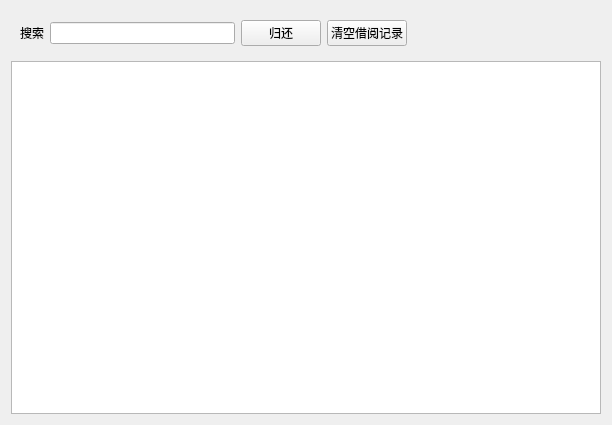
<?xml version="1.0" encoding="UTF-8"?>
<ui version="4.0">
 <class>Cell_Record</class>
 <widget class="QWidget" name="Cell_Record">
  <property name="geometry">
   <rect>
    <x>0</x>
    <y>0</y>
    <width>612</width>
    <height>425</height>
   </rect>
  </property>
  <property name="windowTitle">
   <string>Form</string>
  </property>
  <layout class="QGridLayout" name="gridLayout_2">
   <item row="1" column="0">
    <widget class="QTableView" name="tableView"/>
   </item>
   <item row="0" column="0">
    <widget class="QWidget" name="widget" native="true">
     <layout class="QGridLayout" name="gridLayout">
      <item row="0" column="3">
       <widget class="QPushButton" name="btn_clear">
        <property name="text">
         <string>清空借阅记录</string>
        </property>
        <property name="name" stdset="0">
         <string>btn</string>
        </property>
       </widget>
      </item>
      <item row="0" column="0">
       <widget class="QLabel" name="label">
        <property name="text">
         <string>搜索</string>
        </property>
        <property name="alignment">
         <set>Qt::AlignmentFlag::AlignRight|Qt::AlignmentFlag::AlignTrailing|Qt::AlignmentFlag::AlignVCenter</set>
        </property>
        <property name="name" stdset="0">
         <string>lb</string>
        </property>
       </widget>
      </item>
      <item row="0" column="5">
       <spacer name="horizontalSpacer">
        <property name="orientation">
         <enum>Qt::Orientation::Horizontal</enum>
        </property>
        <property name="sizeHint" stdset="0">
         <size>
          <width>40</width>
          <height>20</height>
         </size>
        </property>
       </spacer>
      </item>
      <item row="0" column="1">
       <widget class="QLineEdit" name="le_search">
        <property name="minimumSize">
         <size>
          <width>0</width>
          <height>0</height>
         </size>
        </property>
        <property name="maximumSize">
         <size>
          <width>400</width>
          <height>16777215</height>
         </size>
        </property>
        <property name="name" stdset="0">
         <string>le</string>
        </property>
       </widget>
      </item>
      <item row="0" column="2">
       <widget class="QPushButton" name="btn_bk">
        <property name="text">
         <string>归还</string>
        </property>
        <property name="name" stdset="0">
         <string>btn</string>
        </property>
       </widget>
      </item>
     </layout>
    </widget>
   </item>
  </layout>
 </widget>
 <resources/>
 <connections/>
</ui>
